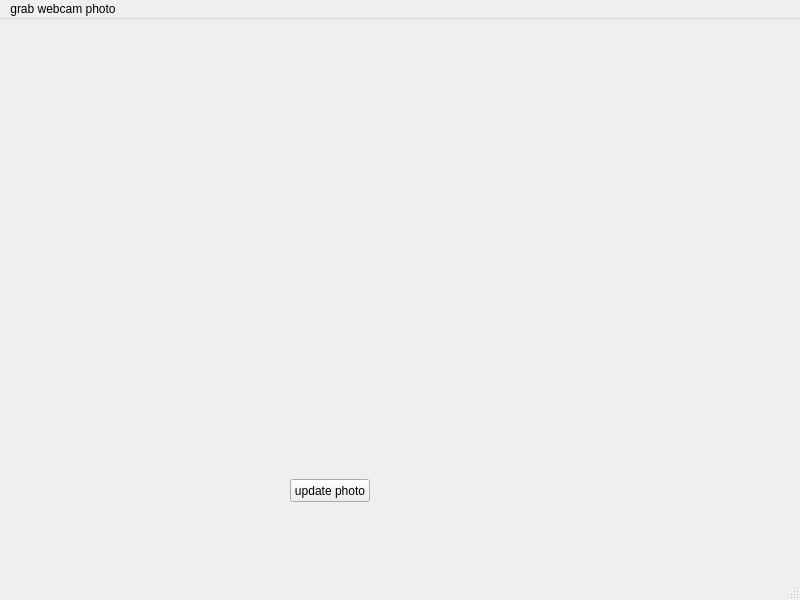
<?xml version="1.0" encoding="UTF-8"?>
<ui version="4.0">
 <class>MainWindow</class>
 <widget class="QMainWindow" name="MainWindow">
  <property name="geometry">
   <rect>
    <x>0</x>
    <y>0</y>
    <width>800</width>
    <height>600</height>
   </rect>
  </property>
  <property name="windowTitle">
   <string>MainWindow</string>
  </property>
  <widget class="QWidget" name="centralwidget">
   <widget class="QLabel" name="label">
    <property name="geometry">
     <rect>
      <x>28</x>
      <y>15</y>
      <width>731</width>
      <height>391</height>
     </rect>
    </property>
    <property name="text">
     <string/>
    </property>
    <property name="pixmap">
     <pixmap>take_photo.png</pixmap>
    </property>
   </widget>
   <widget class="QPushButton" name="pushButton">
    <property name="geometry">
     <rect>
      <x>290</x>
      <y>460</y>
      <width>80</width>
      <height>23</height>
     </rect>
    </property>
    <property name="text">
     <string>update photo</string>
    </property>
   </widget>
  </widget>
  <widget class="QMenuBar" name="menubar">
   <property name="geometry">
    <rect>
     <x>0</x>
     <y>0</y>
     <width>800</width>
     <height>21</height>
    </rect>
   </property>
   <widget class="QMenu" name="menugrab_webcam_photo">
    <property name="title">
     <string>grab webcam photo</string>
    </property>
   </widget>
   <addaction name="menugrab_webcam_photo"/>
  </widget>
  <widget class="QStatusBar" name="statusbar"/>
 </widget>
 <resources/>
 <connections/>
</ui>
